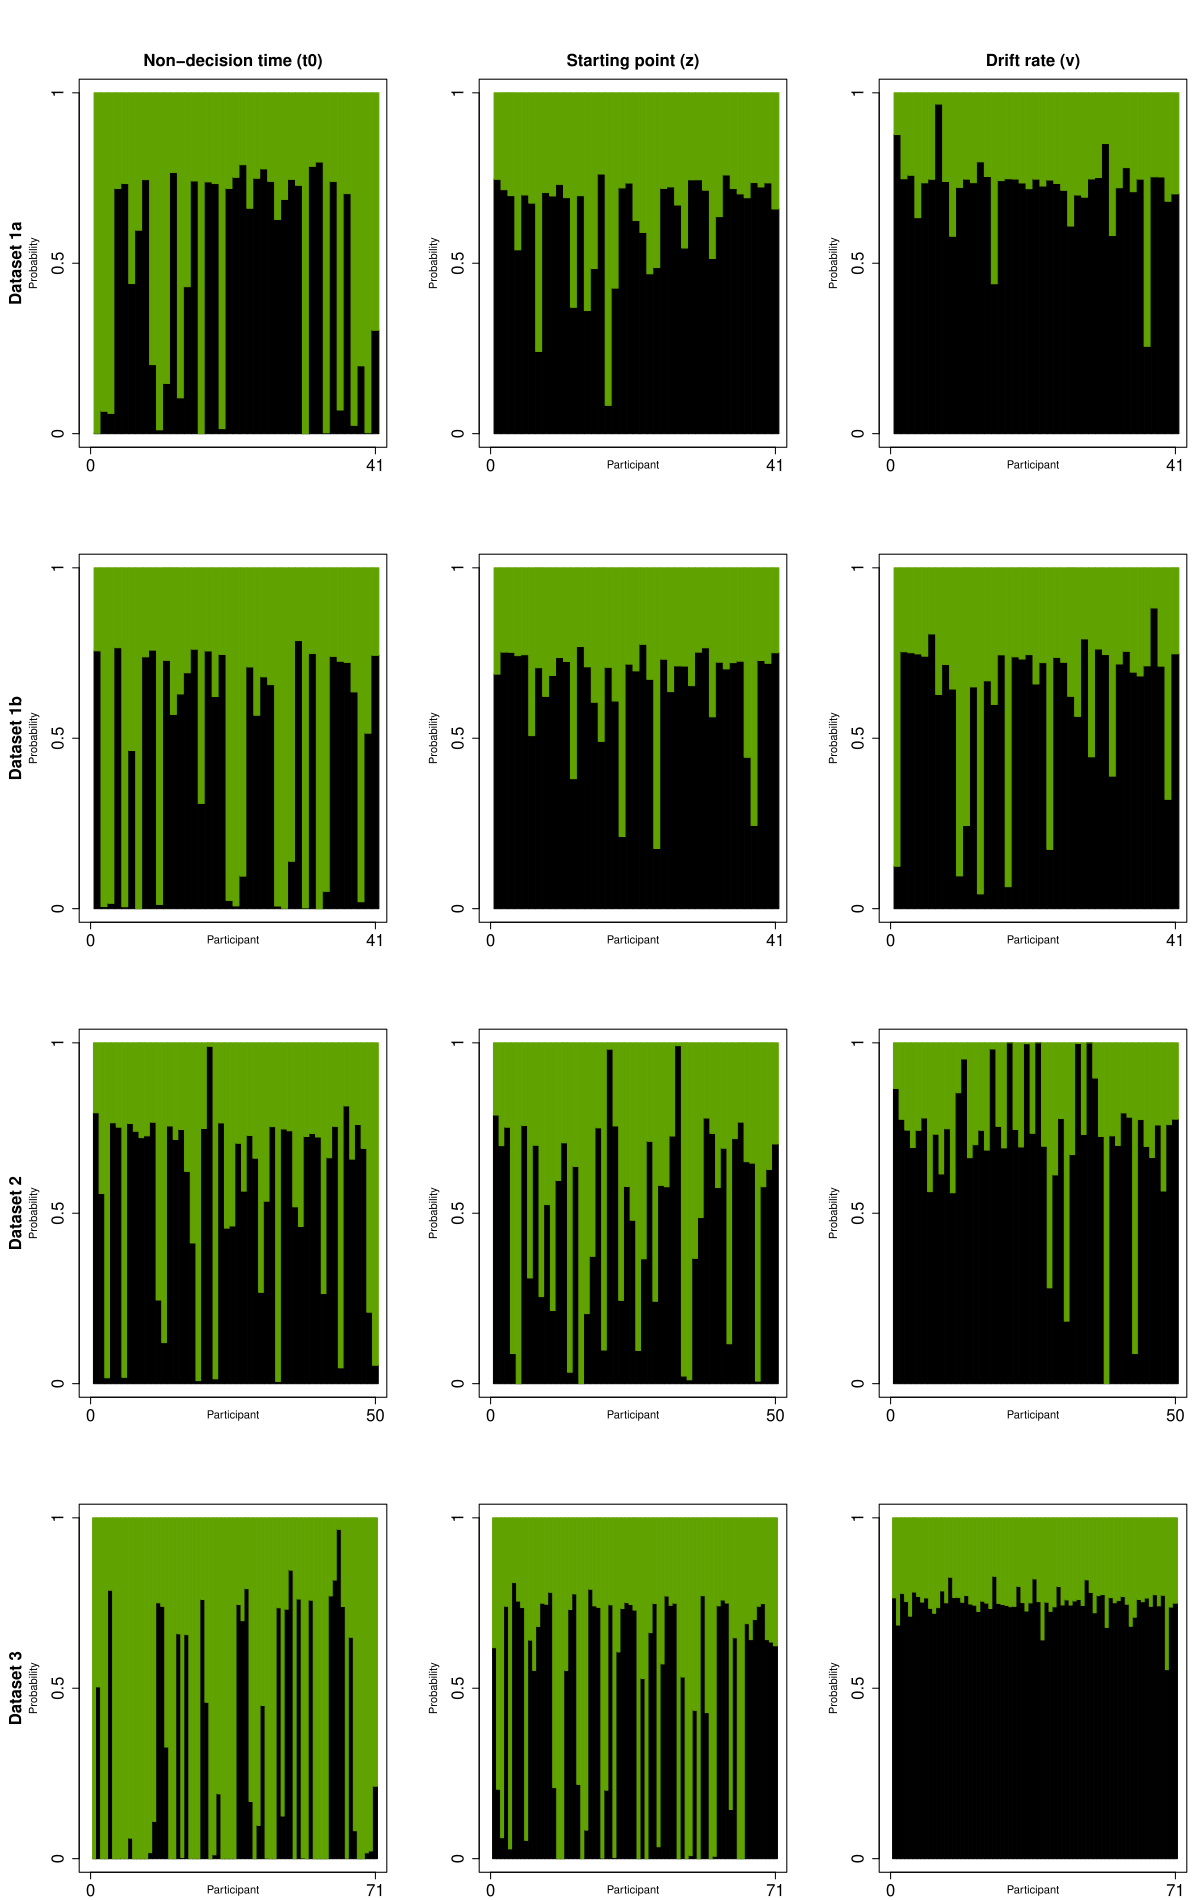

The script that drew this image:
setwd("~/cloudstor/Gaze-Cueing/")
pdf("Manuscript-figures/combined-inclusion-prob-AIC.pdf",width=3*4,height=(4*4)+3)
#create matrix "m" which is the size of how many plots I'm going to have. 0 is where there's no plots,
m=matrix(1:18,nrow=6,byrow=T)
m=rbind(0,cbind(0,m,0),0)
m=cbind(m[,1:2],0,m[,3],0,m[,4:5])
m=rbind(m[1:2,],0,m[3,],0,m[4,],0,m[5,])
layout(mat=m,
       widths=c(0,1,0,1,0,1,0),
       heights=c(0,1,0,1,0,1,0,1,0,1,0,1,0))
#par(mar=rep(0,4))
#par(mar=c(2.1,4.6,6,0.5))
#par(mar=rep(0,4))
par(mar=c(2.1,6,6,1))

datasets = c("Dataset 1a", "Dataset 1b", "Dataset 2", "Dataset 3")


#### Dataset 1a ######

S = 41 #n participants

#### t0 #####
#And same principle for t0:

plot(x=100,y=100,xlim=c(0,S),ylim=c(0,1),xlab="",ylab="Probability",xaxt="n",yaxt="n")
load("Data/dataset1a/derived/AIC-Weights.RData")

for (i in 1:S) {
  use.i=i
  sumThing=0
  col=hcl(h=330,c=100,l=0)
  currWeight=sum(AICweights[use.i,c("none","z", "v_z", "v")])
  rect(i-0.5,0,i+0.5,currWeight, border = col, col = col)
  sumThing=sumThing+currWeight
  col=hcl(h=110,c=100,l=60)
  currWeight=sum(AICweights[use.i,c("t0","z_t0", "v_t0", "complex")])
  rect(i-0.5,sumThing,i+0.5,sumThing+currWeight, border = col, col = col)
  sumThing=sumThing+currWeight
}
axis(side=2, at=seq(0,1,0.5), labels=seq(0,1,0.5),cex.axis=1.5)
axis(side=1, at=seq(0,S,S), labels=seq(0,S,S), cex.axis=1.5)

mtext(side=2,line=4.2,datasets[1],cex=1, font = 2)
mtext(side=3,line=0.8,"Non-decision time (t0)",cex=1, font = 2)

### z ###
plot(x=100,y=100,xlim=c(0,S),ylim=c(0,1),xlab="",ylab="Probability",xaxt="n",yaxt="n")
load("Data/dataset1a/derived/AIC-Weights.RData")

for (i in 1:S) {
  use.i=i
  sumThing=0
  col=hcl(h=330,c=100,l=0)
  currWeight=sum(AICweights[use.i,c("none","v","t0", "v_t0")])
  rect(i-0.5,0,i+0.5,currWeight, border = col, col = col)
  sumThing=sumThing+currWeight
  col=hcl(h=110,c=100,l=60)
  currWeight=sum(AICweights[use.i,c("z","v_z", "complex", "z_t0")])
  rect(i-0.5,sumThing,i+0.5,sumThing+currWeight, border = col, col = col)
  sumThing=sumThing+currWeight
}
axis(side=2, at=seq(0,1,0.5), labels=seq(0,1,0.5),cex.axis=1.5)
axis(side=1, at=seq(0,S,S), labels=seq(0,S,S), cex.axis=1.5)

mtext(side=3,line=0.8,"Starting point (z)",cex=1, font = 2)
mtext(side=1,line=0.8,"Participant",cex=.7, font = 1)

##### v ######
#And same principle for v:
plot(x=100,y=100,xlim=c(0,S),ylim=c(0,1),xlab="",ylab="Probability",main=,xaxt="n",yaxt="n")
for (i in 1:S) {
  use.i=i
  sumThing=0
  col=hcl(h=330,c=100,l=0)
  currWeight=sum(AICweights[use.i,c("none","z", "z_t0", "t0")])
  rect(i-0.5,0,i+0.5,currWeight, border = col, col = col)
  sumThing=sumThing+currWeight
  col=hcl(h=110,c=100,l=60)
  currWeight=sum(AICweights[use.i,c("v","v_z", "v_t0", "complex")])
  rect(i-0.5,sumThing,i+0.5,sumThing+currWeight, border = col, col = col)
  sumThing=sumThing+currWeight
}
axis(side=2, at=seq(0,1,0.5), labels=seq(0,1,0.5),cex.axis=1.5)
axis(side=1, at=seq(0,S,S), labels=seq(0,S,S), cex.axis=1.5)

mtext(side=3,line=0.8,"Drift rate (v)",cex=1, font = 2)
mtext(side=1,line=0.8,"Participant",cex=.7, font = 1)

#### Dataset 1b ######

S = 41 #n participants

#### t0 #####
#And same principle for t0:

plot(x=100,y=100,xlim=c(0,S),ylim=c(0,1),xlab="",ylab="Probability",xaxt="n",yaxt="n")
load("Data/dataset1b/derived/AIC-Weights.RData")

for (i in 1:S) {
  use.i=i
  sumThing=0
  col=hcl(h=330,c=100,l=0)
  currWeight=sum(AICweights[use.i,c("none","z", "v_z", "v")])
  rect(i-0.5,0,i+0.5,currWeight, border = col, col = col)
  sumThing=sumThing+currWeight
  col=hcl(h=110,c=100,l=60)
  currWeight=sum(AICweights[use.i,c("t0","z_t0", "v_t0", "complex")])
  rect(i-0.5,sumThing,i+0.5,sumThing+currWeight, border = col, col = col)
  sumThing=sumThing+currWeight
}
axis(side=2, at=seq(0,1,0.5), labels=seq(0,1,0.5),cex.axis=1.5)
axis(side=1, at=seq(0,S,S), labels=seq(0,S,S), cex.axis=1.5)

mtext(side=2,line=4.2,datasets[2],cex=1, font = 2)
mtext(side=1,line=0.8,"Participant",cex=.7, font = 1)

### z ###
plot(x=100,y=100,xlim=c(0,S),ylim=c(0,1),xlab="",ylab="Probability",xaxt="n",yaxt="n")
load("Data/dataset1b/derived/AIC-Weights.RData")

for (i in 1:S) {
  use.i=i
  sumThing=0
  col=hcl(h=330,c=100,l=0)
  currWeight=sum(AICweights[use.i,c("none","v","t0", "v_t0")])
  rect(i-0.5,0,i+0.5,currWeight, border = col, col = col)
  sumThing=sumThing+currWeight
  col=hcl(h=110,c=100,l=60)
  currWeight=sum(AICweights[use.i,c("z","v_z", "complex", "z_t0")])
  rect(i-0.5,sumThing,i+0.5,sumThing+currWeight, border = col, col = col)
  sumThing=sumThing+currWeight
}
axis(side=2, at=seq(0,1,0.5), labels=seq(0,1,0.5),cex.axis=1.5)
axis(side=1, at=seq(0,S,S), labels=seq(0,S,S), cex.axis=1.5)
mtext(side=1,line=0.8,"Participant",cex=.7, font = 1)


##### v ######
#And same principle for v:
plot(x=100,y=100,xlim=c(0,S),ylim=c(0,1),xlab="",ylab="Probability",main=,xaxt="n",yaxt="n")
load("Data/dataset1b/derived/AIC-Weights.RData")
for (i in 1:S) {
  use.i=i
  sumThing=0
  col=hcl(h=330,c=100,l=0)
  currWeight=sum(AICweights[use.i,c("none","z", "z_t0", "t0")])
  rect(i-0.5,0,i+0.5,currWeight, border = col, col = col)
  sumThing=sumThing+currWeight
  col=hcl(h=110,c=100,l=60)
  currWeight=sum(AICweights[use.i,c("v","v_z", "v_t0", "complex")])
  rect(i-0.5,sumThing,i+0.5,sumThing+currWeight, border = col, col = col)
  sumThing=sumThing+currWeight
}
axis(side=2, at=seq(0,1,0.5), labels=seq(0,1,0.5),cex.axis=1.5)
axis(side=1, at=seq(0,S,S), labels=seq(0,S,S), cex.axis=1.5)
mtext(side=1,line=0.8,"Participant",cex=.7, font = 1)

#### Dataset 2 ######

S = 50 #n participants

#### t0 #####
#And same principle for t0:

plot(x=100,y=100,xlim=c(0,S),ylim=c(0,1),xlab="",ylab="Probability",xaxt="n",yaxt="n")
load("Data/dataset2/derived/AIC-Weights.RData")

for (i in 1:S) {
  use.i=i
  sumThing=0
  col=hcl(h=330,c=100,l=0)
  currWeight=sum(AICweights[use.i,c("none","z", "v_z", "v")])
  rect(i-0.5,0,i+0.5,currWeight, border = col, col = col)
  sumThing=sumThing+currWeight
  col=hcl(h=110,c=100,l=60)
  currWeight=sum(AICweights[use.i,c("t0","z_t0", "v_t0", "complex")])
  rect(i-0.5,sumThing,i+0.5,sumThing+currWeight, border = col, col = col)
  sumThing=sumThing+currWeight
}
axis(side=2, at=seq(0,1,0.5), labels=seq(0,1,0.5),cex.axis=1.5)
axis(side=1, at=seq(0,S,S), labels=seq(0,S,S), cex.axis=1.5)

mtext(side=2,line=4.2,datasets[3],cex=1, font = 2)
mtext(side=1,line=0.8,"Participant",cex=.7, font = 1)

### z ###
plot(x=100,y=100,xlim=c(0,S),ylim=c(0,1),xlab="",ylab="Probability",xaxt="n",yaxt="n")
load("Data/dataset2/derived/AIC-Weights.RData")

for (i in 1:S) {
  use.i=i
  sumThing=0
  col=hcl(h=330,c=100,l=0)
  currWeight=sum(AICweights[use.i,c("none","v","t0", "v_t0")])
  rect(i-0.5,0,i+0.5,currWeight, border = col, col = col)
  sumThing=sumThing+currWeight
  col=hcl(h=110,c=100,l=60)
  currWeight=sum(AICweights[use.i,c("z","v_z", "complex", "z_t0")])
  rect(i-0.5,sumThing,i+0.5,sumThing+currWeight, border = col, col = col)
  sumThing=sumThing+currWeight
}
axis(side=2, at=seq(0,1,0.5), labels=seq(0,1,0.5),cex.axis=1.5)
axis(side=1, at=seq(0,S,S), labels=seq(0,S,S), cex.axis=1.5)
mtext(side=1,line=0.8,"Participant",cex=.7, font = 1)

##### v ######
#And same principle for v:
plot(x=100,y=100,xlim=c(0,S),ylim=c(0,1),xlab="",ylab="Probability",main=,xaxt="n",yaxt="n")
load("Data/dataset2/derived/AIC-Weights.RData")
for (i in 1:S) {
  use.i=i
  sumThing=0
  col=hcl(h=330,c=100,l=0)
  currWeight=sum(AICweights[use.i,c("none","z", "z_t0", "t0")])
  rect(i-0.5,0,i+0.5,currWeight, border = col, col = col)
  sumThing=sumThing+currWeight
  col=hcl(h=110,c=100,l=60)
  currWeight=sum(AICweights[use.i,c("v","v_z", "v_t0", "complex")])
  rect(i-0.5,sumThing,i+0.5,sumThing+currWeight, border = col, col = col)
  sumThing=sumThing+currWeight
}
axis(side=2, at=seq(0,1,0.5), labels=seq(0,1,0.5),cex.axis=1.5)
axis(side=1, at=seq(0,S,S), labels=seq(0,S,S), cex.axis=1.5)
mtext(side=1,line=0.8,"Participant",cex=.7, font = 1)

#### Dataset 3 ######

S = 71 #n participants

#### t0 #####
#And same principle for t0:

plot(x=100,y=100,xlim=c(0,S),ylim=c(0,1),xlab="",ylab="Probability",xaxt="n",yaxt="n")
load("Data/dataset3/derived/AIC-Weights.RData")

for (i in 1:S) {
  use.i=i
  sumThing=0
  col=hcl(h=330,c=100,l=0)
  currWeight=sum(AICweights[use.i,c("none","z", "v_z", "v")])
  rect(i-0.5,0,i+0.5,currWeight, border = col, col = col)
  sumThing=sumThing+currWeight
  col=hcl(h=110,c=100,l=60)
  currWeight=sum(AICweights[use.i,c("t0","z_t0", "v_t0", "complex")])
  rect(i-0.5,sumThing,i+0.5,sumThing+currWeight, border = col, col = col)
  sumThing=sumThing+currWeight
}
axis(side=2, at=seq(0,1,0.5), labels=seq(0,1,0.5),cex.axis=1.5)
axis(side=1, at=seq(0,S,S), labels=seq(0,S,S), cex.axis=1.5)

mtext(side=2,line=4.2,datasets[4],cex=1, font = 2)
mtext(side=1,line=0.8,"Participant",cex=.7, font = 1)

### z ###
plot(x=100,y=100,xlim=c(0,S),ylim=c(0,1),xlab="",ylab="Probability",xaxt="n",yaxt="n")
load("Data/dataset3/derived/AIC-Weights.RData")

for (i in 1:S) {
  use.i=i
  sumThing=0
  col=hcl(h=330,c=100,l=0)
  currWeight=sum(AICweights[use.i,c("none","v","t0", "v_t0")])
  rect(i-0.5,0,i+0.5,currWeight, border = col, col = col)
  sumThing=sumThing+currWeight
  col=hcl(h=110,c=100,l=60)
  currWeight=sum(AICweights[use.i,c("z","v_z", "complex", "z_t0")])
  rect(i-0.5,sumThing,i+0.5,sumThing+currWeight, border = col, col = col)
  sumThing=sumThing+currWeight
}
axis(side=2, at=seq(0,1,0.5), labels=seq(0,1,0.5),cex.axis=1.5)
axis(side=1, at=seq(0,S,S), labels=seq(0,S,S), cex.axis=1.5)

mtext(side=1,line=0.8,"Participant",cex=.7, font = 1)

##### v ######
#And same principle for v:
plot(x=100,y=100,xlim=c(0,S),ylim=c(0,1),xlab="",ylab="Probability",main=,xaxt="n",yaxt="n")
for (i in 1:S) {
  use.i=i
  sumThing=0
  col=hcl(h=330,c=100,l=0)
  currWeight=sum(AICweights[use.i,c("none","z", "z_t0", "t0")])
  rect(i-0.5,0,i+0.5,currWeight, border = col, col = col)
  sumThing=sumThing+currWeight
  col=hcl(h=110,c=100,l=60)
  currWeight=sum(AICweights[use.i,c("v","v_z", "v_t0", "complex")])
  rect(i-0.5,sumThing,i+0.5,sumThing+currWeight, border = col, col = col)
  sumThing=sumThing+currWeight
}
axis(side=2, at=seq(0,1,0.5), labels=seq(0,1,0.5),cex.axis=1.5)
axis(side=1, at=seq(0,S,S), labels=seq(0,S,S), cex.axis=1.5)

mtext(side=1,line=0.8,"Participant",cex=.7, font = 1)


dev.off()
